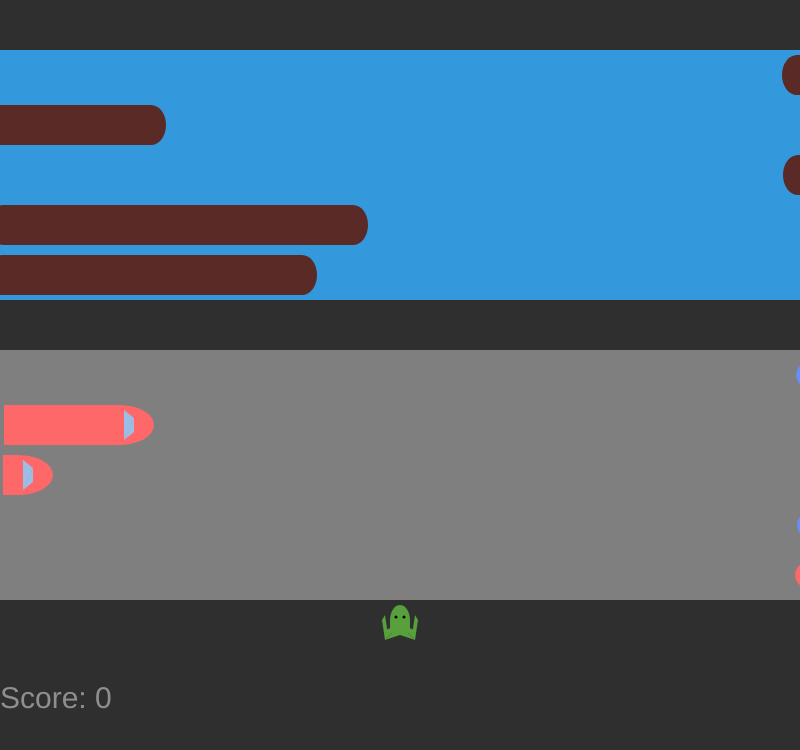
Frame 1 (no input)
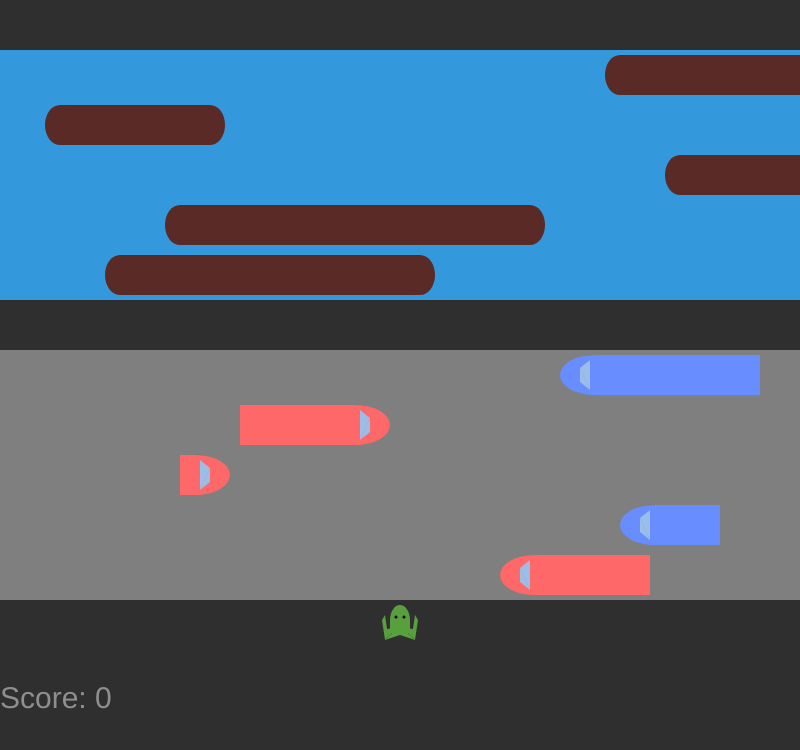
Frame 60 (no input)
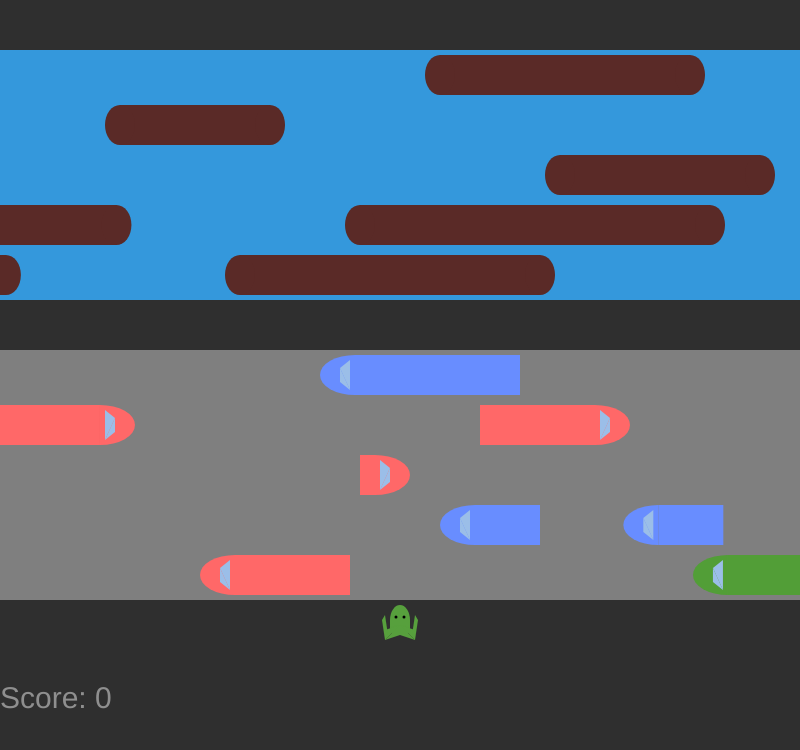
Frame 120 (the mouse pressed at the canvas centre since frame 60)

The p5.js sketch that drew these frames (run headless with seeded random() and noise() and a simulated clock; from frame 60 on, the mouse is pressed at the canvas centre):

// p5.js sketch
// ── sketch.js
// global variables

// tile size for the game
var tile_size;

// player
var frog;

// lanes
var road;
var river;

// score
var score;

// check game over
var game_over;

// functions

function setup()
{
    noStroke();

    // initialize variables
    tile_size=50;
    road=[];
    river=[];
    game_over=false;
    score=0;

    // create the canvas with the right dimensions
    createCanvas(16*tile_size, 15*tile_size);

    frog=new Frog(width/2-tile_size/2, height-3*tile_size, tile_size, tile_size);

    for(var i=0; i<2; i++)
    {
        road.push(new Car(width+tile_size*i*random(5, 12), 11*tile_size, 3*tile_size, tile_size, -5));
        road.push(new Car(width+tile_size*i*random(3, 14), 10*tile_size, 2*tile_size, tile_size, -3));
        road.push(new Car(-tile_size*i*random(5, 18), 9*tile_size, 1*tile_size, tile_size, 3));
        road.push(new Car(-tile_size*i*random(5, 12), 8*tile_size, 3*tile_size, tile_size, 4));
        road.push(new Car(width+tile_size*i*random(5, 12), 7*tile_size, 4*tile_size, tile_size, -4));
    }

    for(var i=0; i<2; i++)
    {
        river.push(new Log(-tile_size*i*random(7, 15), 5*tile_size, 6*tile_size, tile_size, 2));
        river.push(new Log(-tile_size*i*random(8, 15), 4*tile_size, 7*tile_size, tile_size, 3));
        river.push(new Log(width+tile_size*i*random(5, 15), 3*tile_size, 4*tile_size, tile_size, -2));
        river.push(new Log(-tile_size*i*random(4, 15), 2*tile_size, 3*tile_size, tile_size, 1));
        river.push(new Log(width+tile_size*i*random(6, 15), tile_size, 5*tile_size, tile_size, -3));
    }
}

function draw()
{
    background("#2f2f2f");

    // draws the road
    fill(127);
    rect(0, 7*tile_size, width, 5*tile_size);
    
    // draw the river
    fill("#3498dc");
    rect(0, tile_size, width, 5*tile_size);

    for(var i=0; i<road.length; i++)
    {
        if(frog.intersect(road[i]))
        {
            game_over=true;
        }
        
        road[i].move(width);
        road[i].draw();
    }

    var touch_log=false;

    for(var i=0; i<river.length; i++)
    {
        if(frog.intersect(river[i]))
        {
            frog.x+=river[i].speed;
            touch_log=true;
        }
        
        river[i].move(width);
        river[i].draw();
    }

    if(!touch_log && frog.intersectCoord(0, tile_size, width, 5*tile_size))
    {
        game_over=true;
    }

    if(frog.intersectCoord(0, 0, width, tile_size))
    {
        frog.resetPosition();
        score+=100;
    }

    // draw score
    fill("#8f8f8f");
    textSize(30);
    textAlign(LEFT, CENTER);
    text("Score: "+score, 0, 14*tile_size);

    frog.draw();

    if(game_over)
    {
        fill(255, 0, 0);
        textSize(75);
        textAlign(CENTER, CENTER);
        textStyle(BOLD);
        text("Game Over!", width/2, height/2);
        noLoop();
    }
}

function gameOver()
{
    fill(255, 0, 0);
    textSize(50);
    text("Game Over!", width/2, height/2);
    noLoop();
}

function keyPressed()
{
    if(keyCode===UP_ARROW)
    {
        frog.moveUp();
    }
    else if(keyCode===RIGHT_ARROW)
    {
        frog.moveRight();
    }
    else if(keyCode===DOWN_ARROW)
    {
        frog.moveDown();
    }
    else if(keyCode===LEFT_ARROW)
    {
        frog.moveLeft();
    }
}

// ── car.js
function Car(x, y, width, height, speed)
{
    this.x=x;
    this.y=y;
    this.width=width;
    this.height=height;
    this.speed=speed;
    this.color=getColour(random(3));

    this.move=function(screen_width)
    {
        if(this.speed>0 && this.x>screen_width)
        {
            this.x=-this.width;
        }
        else if(this.speed<0 && this.x<-this.width)
        {
            this.x=this.width+screen_width;
        }
        else
        {
            this.x+=this.speed;
        }
    }

    this.draw=function()
    {
        var front_size=70;
        fill(this.color);

        if(speed>0)
        {
            rect(this.x, this.y+5, this.width-front_size/2, this.height-10);
            arc(this.x+this.width-front_size/2, this.y+this.height/2, front_size, this.height-10, -HALF_PI, HALF_PI);
            fill("#9bbEe8");
            rectangle(this.x+this.width-30, this.y+this.height/2-15, this.x+this.width-30, this.y+this.height/2+15, this.x+this.width-20, this.y+this.height/2-7, this.x+this.width-20, this.y+this.height/2+7);
        }
        else
        {
            rect(this.x+front_size/2, this.y+5, this.width-front_size/2, this.height-10);
            arc(this.x+front_size/2, this.y+this.height/2, front_size, this.height-10, HALF_PI, -HALF_PI);
            fill("#9bbEe8");
            rectangle(this.x+30, this.y+this.height/2-15, this.x+30, this.y+this.height/2+15, this.x+20, this.y+this.height/2-7, this.x+20, this.y+this.height/2+7);
        }
    }
}

function rectangle(x1, y1, x2, y2, x3, y3, x4, y4)
{
    triangle(x1, y1, x2, y2, x3, y3);
    triangle(x2, y2, x3, y3, x4, y4);
}

function getColour(number)
{
    if(int(number)===0)
    {
        return color("#ff6868");
    }
    else if(int(number)===1)
    {
        return color("#688dff");
    }

    return color("#529e37");
}

// ── frog.js
var direction={
    UP: 0,
    RIGHT: 1,
    DOWN: 2,
    LEFT: 3,
};

function Frog(x, y, size)
{   
    // setup basic frog member variables
    this.x=x;
    this.y=y;
    this.size=size;
    this.direction=direction.UP;

    // member functions
    this.draw=function()
    {
        fill("#57a03d");
        // body
        rect(this.x+this.size*3/10, this.y+this.size*2/5, this.size*2/5, this.size/5);
        ellipse(this.x+this.size/2, this.y+this.size*2/5, this.size*2/5, this.size*3/5);
        ellipse(this.x+this.size/2, this.y+this.size*3/5, this.size*2/5, this.size/5);
        // legs
        drawRectangle(this.x+this.size/2, this.y+this.size/2, this.x+this.size/2, this.y+this.size/2+10, this.x+10, this.y+this.size-10);
        drawRectangle(this.x+this.size/2, this.y+this.size/2, this.x+this.size/2, this.y+this.size/2+10, this.x+this.size-10, this.y+this.size-10);
        drawRectangle(this.x+10, this.y+15, this.x+13, this.y+this.size-15, this.x+10, this.y+this.size-10);
        drawRectangle(this.x+this.size-10, this.y+15, this.x+this.size-13, this.y+this.size-15, this.x+this.size-10, this.y+this.size-10);
        // eyes
        fill(0);
        ellipse(this.x+21, this.y+17, 3);
        ellipse(this.x+29, this.y+17, 3);
    }

    this.intersect=function(object)
    {
        if(this.x+this.size/2>object.x && this.x+this.size/2<object.x+object.width &&
           this.y+this.size/2>object.y && this.y+this.size/2<object.y+object.height)
        {
            return true;
        }

        return false;
    }

    this.intersectCoord=function(x, y, width, height)
    {
        if(this.x+this.size/2>x && this.x+this.size/2<x+width &&
           this.y+this.size/2>y && this.y+this.size/2<y+height)
        {
            return true;
        }

        return false;
    }

    this.resetPosition=function()
    {
        this.y=y;
        this.size=size;
        this.direction=direction.UP;
    }

    this.moveUp=function()
    {
        this.y-=this.size;
        this.direction=direction.UP;
    }

    this.moveRight=function()
    {
        this.x+=this.size;
        this.direction=direction.RIGHT;        
    }

    this.moveDown=function()
    {
        this.y+=this.size;
        this.direction=direction.DOWN;
    }

    this.moveLeft=function()
    {
        this.x-=this.size;
        this.direction=direction.LEFT;
    }    
}

function drawRectangle(x1, y1, x2, y2, x3, y3)
{
    triangle(x1, y1, x2, y2, x3, y3);
    triangle(x1, y1, x3, y3, x1-x2+x3, y1+y3-y2)
}

// ── log.js
function Log(x, y, width, height, speed)
{
    this.x=x;
    this.y=y;
    this.width=width;
    this.height=height;
    this.speed=speed;

    this.move=function(screen_width)
    {
        if(this.speed>0 && this.x>screen_width)
        {
            this.x=-this.width;
        }
        else if(this.speed<0 && this.x<-this.width)
        {
            this.x=this.width+screen_width;
        }
        else
        {
            this.x+=this.speed;
        }
    }

    this.draw=function()
    {
        fill("#5a2a27")
        rect(this.x, this.y+5, this.width, this.height-10);
        ellipse(this.x, this.y+this.height/2, 30, this.height-10);
        ellipse(this.x+this.width, this.y+this.height/2, 30, this.height-10);        
    }
}

// ── turtle.js
function Turtle()
{
    
}
